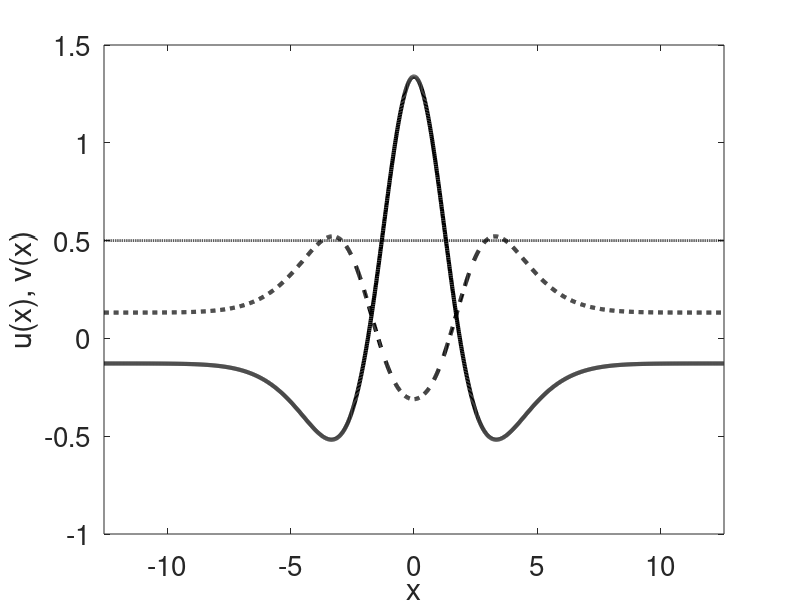

Write the MATLAB code that produced this figure.
%% This code reproduces Fig.8 (a) from the article
%  'A dynamic neural field model of continuous input integration'
%  by W. Wojtak et al.

clear; clc
%% Spatial coordinates
L = 4*pi; N = 2^11; dx = 2*L/N; xDim = (-L+(0:N-1)*dx);

%% Temporal coordinates
dt = .01; tspan = 0:dt:50; M = numel(tspan);

%% Functions
kernel = @(x,A_ex,s_ex,A_in,s_in,g_i) A_ex* exp(-0.5 * (x).^2 / s_ex^2) - A_in * exp(-0.5 * (x).^2 / s_in^2) - g_i;
gauss = @(x,mu,sigma) exp(-0.5*(x-mu).^2/sigma^2);
sigmoid = @(x,beta,theta)  1./ (1 + exp(-beta*(x-theta)));

%% Paramaters
p(1) = 1000;   % beta
p(2) = 2;      % A_ex
p(3) = 1.25;   % s_ex
p(4) = 1;      % A_inh
p(5) = 2.5;    % s_inh
p(6) = 0.1;    % w_inh
p(7) = 0.5;    % theta

beta = p(1); theta = p(7); tau = 1;

%% Initial data
K = 0.0;
u_field =  -theta * ones(1, N); v_field = K - u_field;
history_u = zeros(M, N);
history_v = zeros(M, N);

%% Connectivity function
w = kernel(xDim,p(2),p(3),p(4),p(5),p(6)); wHat = fft(w);

%% Input
A_I = 1; sigma_I = 1;
Input = zeros(M, N);
Input_pattern = A_I * gauss(xDim, 0, sigma_I);
Input(1/dt:2/dt, :) = repmat(Input_pattern,1+(1/dt),1);

%% Main loop
for i = 1:M
    f = sigmoid(u_field, beta, theta);
    convolution = dx * ifftshift(real(ifft(fft(f) .* wHat)));
    % 2-field model:
    u_field = u_field + dt/tau * (-u_field + convolution + v_field + Input(i, :));
    v_field = v_field + dt/tau * (-v_field - convolution + u_field);
    history_u(i,:) = u_field; history_v(i,:) = v_field;
end


%% Plot results
figure
plot(xDim,u_field,'k','linewidth',3), hold on
plot(xDim,v_field,'--k','linewidth',3), hold on
plot(xDim,theta*ones(1,N),':k','linewidth',2);
xlabel('x'); ylabel('u(x), v(x)');
ax = gca;
set(gca,  'FontSize', 20)
set(gca,  'XLim', [-L L])

